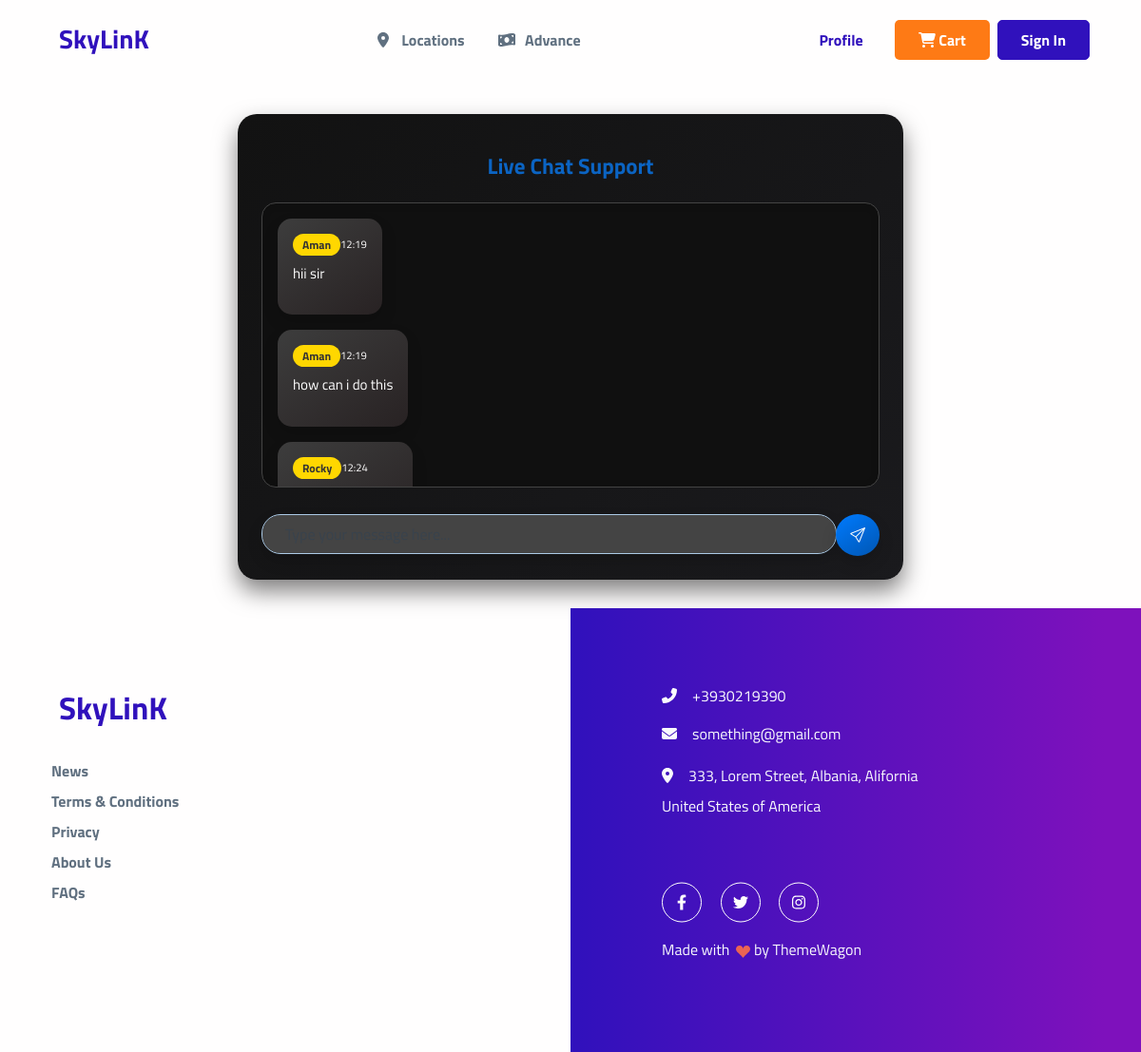
Page /chat-session/6/ on the committed database.
### travel/models.py (models this page shows, shortened)
class ChatMessage(models.Model):
    session = models.ForeignKey(
        ChatRequest, related_name='messages', on_delete=models.CASCADE)
    sender = models.ForeignKey(
        User, on_delete=models.CASCADE, null=True, blank=True)
    message = models.TextField()
    timestamp = models.DateTimeField(default=timezone.now)

### travel/views.py (the view, shortened to what this page needs)
def user_chat_session_view(request, chat_request_id):
    chat_request = get_object_or_404(ChatRequest, id=chat_request_id)
    messages = ChatMessage.objects.filter(
        session=chat_request).order_by('timestamp')
    return render(request, 'chat/chat_session.html', {
        'messages': messages,
        'chat_request_id': chat_request_id,
        'user': request.user,  # Pass the user to template for identifying sender
    })

### travel/context_processors.py (called while the page is built)
def cart_items_count(request):
    if request.user.is_authenticated:
        cart, _ = Cart.objects.get_or_create(user=request.user)
    else:
        session_key = request.session.session_key
        if not session_key:
            request.session.create()
            session_key = request.session.session_key
        cart, _ = Cart.objects.get_or_create(
            session_key=session_key, user=None)
    return {'cart_items_count': cart.items.count()}

### travel/templates/chat/chat_session.html (shortened to what this page needs)
{% extends 'base.html' %}
{% block content %}
<div class="container mt-8 chat-container">
    <h4 class="text-center py-3" style="color: #0b64c3;">Live Chat Support</h4>
    <div class="chat-box p-3" id="chat-box">
        {% if messages %}
            {% for message in messages %}
                <div class="message mb-3 {% if message.sender == user %}my-message{% else %}other-message{% endif %}">
                    <div class="message-content p-3 shadow">
                        <div class="d-flex align-items-center mb-2">
                            <span class="badge badge-info mr-2">
                                {% if message.sender %}
                                    {{ message.sender.first_name }}
                                {% else %}
                                    {{ message.session.guest_name }}
                                {% endif %}
                            </span>
                            <span class="small text-white">{{ message.timestamp|date:"H:i" }}</span>
                        </div>
                        <p class="message-text">{{ message.message }}</p>
                    </div>
                </div>
            {% endfor %}
        {% else %}
            <div class="waiting-message">
                <p class="text-center text-white">Please wait, the agent is connecting...</p>
            </div>
        {% endif %}
    </div>
    <form method="POST" class="message-form mt-4">
        <div class="input-group">
            <textarea name="message" style="height: 40px; border-radius: 20px; background-color: #444; color: white;" class="form-control shadow" placeholder="Type your message here..." required></textarea>
            <div class="input-group-append">
                <button type="submit" class="btn btnn-primary shadow">
                    <i class="bi bi-send"></i>
                </button>
            </div>
        </div>
    </form>
</div>
{% endblock %}

### travel/templates/chat/chat_session.html (style rules this page uses)
.chat-container { max-width: 700px; margin: 30px auto; background: linear-gradient(135deg, #121212, #1A1A1D); border-radius: 20px; overflow-y: hidden; box-shadow: 0 12px 24px rgba(0, 0, 0, 0.5); color: #f5f5f5; padding: 25px; }
.chat-box { height: 300px; overflow-y: auto; background: #101010; border-radius: 15px; padding: 20px; box-shadow: inset 0 1px 8px rgba(0, 0, 0, 0.1); border: 1px solid #444; }
.message { display: flex; margin-bottom: 15px; align-items: flex-start; }
.other-message { justify-content: flex-start; text-align: left; }
.message-content { max-width: 75%; border-radius: 15px; padding: 15px; font-size: 15px; background: linear-gradient(145deg, #262626, #383838); box-shadow: 6px 6px 12px rgba(0, 0, 0, 0.2), -6px -6px 12px rgba(255, 255, 255, 0.1); color: #e0e0e0; }
.other-message .message-content { background: linear-gradient(145deg, #3d3d3d, #282223); color: #fff; }
.badge-info { background-color: #FFD700; color: #333; border-radius: 12px; padding: 5px 10px; font-size: 12px; }
textarea { background: #1A1A1D; color: #f5f5f5; border: 1px solid #333; resize: none; }
.btnn-primary { background: linear-gradient(145deg, #0056b3, #FFC107); border-color: transparent; border-radius: 20px; padding: 5px 20px; color: white; box-shadow: 3px 3px 8px rgba(0, 0, 0, 0.2), -3px -3px 8px rgba(255, 255, 255, 0.1); }
.input-group { position: relative; width: 100%; margin-top: 10px; }
.input-group-append button { background: linear-gradient(145deg, #007BFF, #0056b3); border-radius: 50%; border: none; padding: 10px 15px; }

### rows in the picture
ChatMessage: sender.first_name "Aman", timestamp "12:19", message "hii sir"
ChatMessage: sender.first_name "Aman", timestamp "12:19", message "how can i do this"
ChatMessage: sender.first_name "Rocky", timestamp "12:24"
